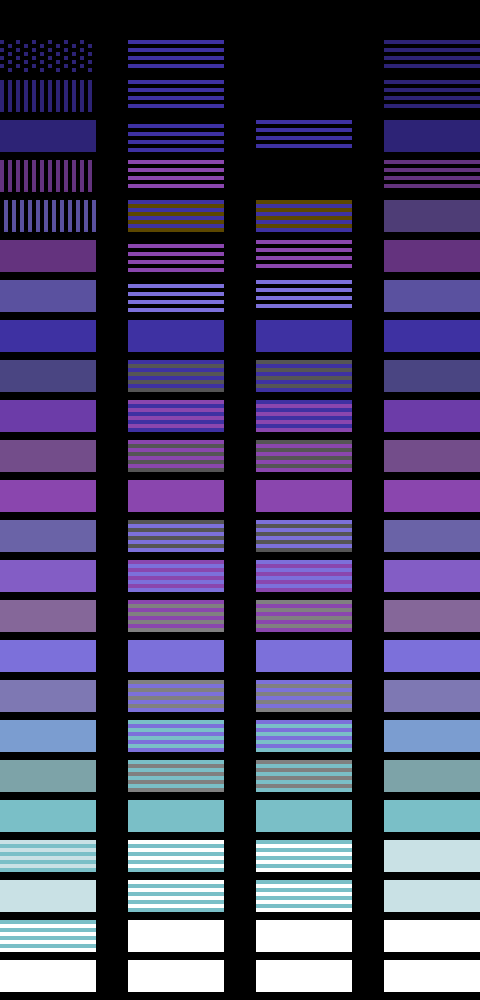

This chart was generated by the following Python code:
#!/usr/bin/env python3
"""Flat colours for the tilted bar segments (no ghost byte there: no cycles for it).

For each step of the cosmicstrings ladder (preview_v10.LAD) the target is what the eye sees of the real swatch: its colour with the
ghost byte's 1-bits black, averaged over both row parities and both frame parities (linear light).  The flat version is one palette
colour, or a pair A / B on alternate rows that swaps every frame (row 0: A on even frames, B on odd; row 1 the other way), whichever
is closest in CIELAB (linear RGB distance picked brown for a dark blue); flicker (the pair's lightness difference) is penalised; the upper half of the ladder (the bars' centres) may not come out
dimmer than 95% of its target.  The table goes into the swatch pages at +128 (even rows) / +160 (odd rows), per frame parity,
indexed like the colour entries by ladder position; the same again at +192 / +224 for rows in the bar's lower half (they differ only
for the EDGE steps).

    python3 flat_ladder.py [preview.png]        (prints the table, writes a preview: real | flat frame A | frame B | flat averaged)
"""
import sys
import numpy as np
import flyby3d as fb
import flicker as fl
import preview_v10 as v10

LW = np.array([0.2126, 0.7152, 0.0722])
LP = fl.lin(fb.C64RGB)
LUM = LP @ LW
LAM = 1.0                     # flicker penalty
LUMW = 4.0                    # extra weight on the light (the hue alone picked a half-bright blue for a light-blue step)
CENTRE_FROM = 0.5             # ladder fraction from which a step must not come out dimmer
CENTRE_MIN = 0.95
ALL_MIN = 0.8                 # no step dimmer than this (a light-blue ghost step came out at 0.68)
FAINT = 0.03                  # steps fainter than this: black + one colour (the faintest otherwise picked a brown / blue pair 9x too bright)

def lab(l):
    """linear sRGB -> CIELAB (D65)"""
    m = np.array([[0.4124, 0.3576, 0.1805], [0.2126, 0.7152, 0.0722], [0.0193, 0.1192, 0.9505]])
    x = (m @ np.asarray(l, float)) / np.array([0.95047, 1.0, 1.08883])
    f = np.where(x > 0.008856, np.cbrt(x), 7.787 * x + 16 / 116)
    return np.array([116 * f[1] - 16, 500 * (f[0] - f[1]), 200 * (f[1] - f[2])])
LABP = np.array([lab(c) for c in LP])
LAMF = 0.3                    # flicker penalty: the pair's frame-to-frame light swing beyond the real swatch's own (x100, squared)

def real_rows(k, p):
    """the swatch's two rows on frame parity p: 8 pixels each, C64 colour indices (-1 = ghost black)"""
    out = []
    for rp in (0, 1):
        c = v10.colour(k, rp, p)
        g = v10.ghost(k, rp, p)
        out.append([0 if (g >> (7 - x)) & 1 else c for x in range(8)])
    return out

def target(k):
    return np.mean([LP[c] for p in (0, 1) for row in real_rows(k, p) for c in row], axis=0)

def real_flicker(k):
    """the real swatch's frame-to-frame light swing, per row, averaged (flicker pairs swing; ghost patterns barely)"""
    sw = []
    for rp in (0, 1):
        l = [np.mean([LP[c] for c in real_rows(k, p)[rp]], axis=0) @ LW for p in (0, 1)]
        sw.append(abs(l[0] - l[1]))
    return float(np.mean(sw))

def choose(t, centre, nonblack, rf=0.0):
    best, bc = None, 1e9
    for a in range(16):
        for b in range(a, 16):
            if nonblack and a == b == 0:
                continue                               # (a faint step must stay visible: the far bars)
            v = (LP[a] + LP[b]) / 2
            if v @ LW < (CENTRE_MIN if centre else ALL_MIN) * (t @ LW):
                continue
            if nonblack and t @ LW < FAINT and a != 0:
                continue
            c = ((lab(v) - lab(t)) ** 2).sum() + LAMF * (100 * max(0.0, abs(LUM[a] - LUM[b]) - rf)) ** 2
            if c < bc:
                best, bc = (a, b), c
    if best is None:                                   # nothing bright enough: the brightest
        best = max(((a, b) for a in range(16) for b in range(a, 16)), key=lambda ab: LUM[ab[0]] + LUM[ab[1]])
    return best

def flat_pairs():
    n = len(v10.LAD)
    return [choose(target(k), i >= CENTRE_FROM * n, i > 0, real_flicker(k)) for i, k in enumerate(v10.LAD)]

# By eye (the user's call): the faintest steps as one coloured row and one black row, the coloured row always the one further from
# the bar's centre and flickering (on even frames, black on odd): a quarter of the colour.  Ladder position -> colour.
EDGE = {1: 6, 2: 6, 4: 4}             # dark blue, dark blue, purple

def flat_colour(pair, rp, p, i=None, lower=False):
    """step i's flat colour on row parity rp, frame parity p; lower: the row is in the bar's lower half"""
    if i in EDGE:
        outer = (rp == 1) if lower else (rp == 0)        # upper half: the even row of a pair is the outer one; lower half: the odd
        return EDGE[i] if outer and p == 0 else 0
    a, b = pair
    return a if (rp + p) % 2 == 0 else b

def tables():
    """{p: {offset: byte}}: the bar's upper half at +128 + 32 * rp + ladder position, its lower half at +192 + 32 * rp + position"""
    pairs = flat_pairs()
    return {p: {base + 32 * rp + i: flat_colour(pr, rp, p, i, base == 192)
                for i, pr in enumerate(pairs) for rp in (0, 1) for base in (128, 192)} for p in (0, 1)}

def flat_light(i, pr):
    if i in EDGE:
        return LUM[EDGE[i]] / 4
    return (LUM[pr[0]] + LUM[pr[1]]) / 2

def main(out=None):
    pairs = flat_pairs()
    print(" pos swatch  target   flat     (A,B)   flicker (real swatch's)")
    for i, (k, pr) in enumerate(zip(v10.LAD, pairs)):
        t = target(k) @ LW
        f = flat_light(i, pr)
        sw = LUM[EDGE[i]] if i in EDGE else abs(LUM[pr[0]] - LUM[pr[1]])
        lab_ = f"edge {EDGE[i]}" if i in EDGE else str(pr)
        print(f" {i:3} {k:5}  {t:.4f}  {f:.4f} {f / max(t, 1e-6):5.2f}x  {lab_:8}  {sw:.3f} ({real_flicker(k):.3f})")
    if out:
        from PIL import Image
        S, W, G = 4, 24, 8
        un = lambda l: (np.clip(l, 0, 1) ** (1 / 2.2) * 255).astype(np.uint8)
        img = np.zeros((len(pairs) * 10 * S, (4 * W + 3 * G) * S, 3), np.uint8)
        for i, (k, pr) in enumerate(zip(v10.LAD, pairs)):
            y = i * 10 * S
            real = np.zeros((8, W, 3)); fa = np.zeros((8, W, 3)); fb_ = np.zeros((8, W, 3))
            for p in (0, 1):
                rows = real_rows(k, p)
                for r in range(8):
                    for x in range(W):
                        real[r, x] += LP[rows[r & 1][x % 8]] / 2
                    (fa if p == 0 else fb_)[r, :] = LP[flat_colour(pr, r & 1, p, i)]
            for j, blk in enumerate((real, fa, fb_, (fa + fb_) / 2)):
                x0 = j * (W + G) * S
                img[y:y + 8 * S, x0:x0 + W * S] = np.repeat(np.repeat(un(blk), S, 0), S, 1)
        Image.fromarray(img).save(out)
        print("wrote", out, "(columns: real swatch averaged | flat frame A | flat frame B | flat averaged; upper half of a bar: outer row on top)")

if __name__ == "__main__":
    main(sys.argv[1] if len(sys.argv) > 1 else None)
